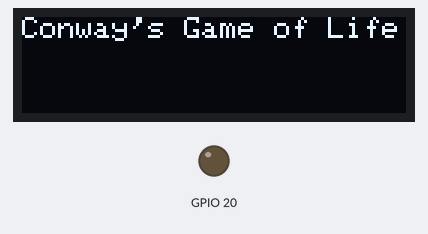
Simulated run of this program. Board: ESP32-S3. Parts: 128×32 one-colour display, output pins drawn as LEDs (lit = HIGH). Random numbers use the default seed unless the program sets one; what the program prints to the serial monitor is not drawn.

Above: at 0.1 s.

The program:

main.cpp
```cpp
#include <Arduino.h>
#include <Wire.h>
#include <Adafruit_GFX.h>
#include <Adafruit_SSD1306.h>
#include <stdlib.h>
#include <stdbool.h>
#include <matrix.h>

#define SCREEN_WIDTH 128
#define SCREEN_HEIGHT 32
#define OLED_RESET -1
#define SCREEN_ADDRESS 0x3C

Adafruit_SSD1306 display(SCREEN_WIDTH, SCREEN_HEIGHT, &Wire, OLED_RESET);
//bool (*MATRIXPRT)[MATRIX_K] = MATRIX;
//https://stackoverflow.com/questions/1052818/create-a-pointer-to-two-dimensional-array
//bool (*MATRIXPRT)[MATRIX_K];
//MATRIXPRT= (bool(*)[MATRIX_K]) malloc((MATRIX_J*MATRIX_K) * sizeof(bool));

void setup(){
  pinMode(20, OUTPUT);
  digitalWrite(20, LOW);
  Wire.begin(11,10);
  Serial.begin(9600);

  display.begin(SSD1306_SWITCHCAPVCC, SCREEN_ADDRESS);
  display.clearDisplay();
  display.setTextSize(1);
  display.setTextColor(WHITE);
  display.setCursor(0, 0);
  display.printf("Conway's Game of Life");
  display.display();
  delay(500);

  Serial.printf("\nlol\n");

  liveFill(MATRIX);
  printMatrix(MATRIX);
  display.clearDisplay();
  matrixDisplay(MATRIX, display);//Works here not in loop
  display.display();
  checkRules(MATRIX);
  printMatrix(MATRIX);
}


void loop(){
  /*
  checkRules(MATRIX);
  printArray(MATRIX);
  display.clearDisplay();
  for (int X = 0; X < MATRIX_J; X ++){
    for (int Y = 0; Y < MATRIX_K; Y++){
      display.drawPixel(X,Y,MATRIX[X][Y]);
    }
  }
  display.display();
  */
}
```

matrix.h
```cpp
#include <stdbool.h>
#include <Arduino.h>

// +2 to dodge boundaries limits
#define MATRIX_J (3 +2)
#define MATRIX_K (3 +2)

bool MATRIX[MATRIX_K][MATRIX_J];

// Func prototypes
int checkAdjacent (bool ARR[MATRIX_J][MATRIX_K],int INDEX_X, int INDEX_Y);
void povoateMatrix (bool MATRIX[MATRIX_J][MATRIX_K]);
void printArray( int* ARRAY, int ARRAY_LEN);

void checkRules (bool ARR[MATRIX_J][MATRIX_K]){
    for (int Y = 1; Y < MATRIX_K-1; Y ++){
        for (int X = 1; X < MATRIX_J-1; X++){
            int NEIGHBORS = checkAdjacent(ARR, X, Y);
            Serial.printf("   COORDS: %d, %d ;NEIB: %d\n", Y, X, NEIGHBORS);
            switch (NEIGHBORS){
            // Underpopulation
            case 0:
                ARR[Y][X] = false;
                break;
            case 1:
                ARR[Y][X] = false;
                break;
            // Good amount
            case 2:
                ARR[Y][X] = true;
                break;
            case 3:
                ARR[Y][X] = true;
                break;
            // Overpopulation
            default:
                ARR[Y][X] = false;
                break;
            }
        }
        Serial.printf("\n");
    }
    Serial.printf("---------------------\n");
}

// Try https://pastebin.com/A8h8D6eE
int checkAdjacent (bool ARR[MATRIX_J][MATRIX_K],int INDEX_X, int INDEX_Y){
    int ADJACENT_NUM = 0;
    // Long ass line
    int ADJACENT_LIST[9] = {ARR[INDEX_Y-1][INDEX_X-1], ARR[INDEX_Y-1][INDEX_X], ARR[INDEX_Y-1][INDEX_X+1],
                            ARR[INDEX_Y][INDEX_X-1],            0             , ARR[INDEX_Y][INDEX_X+1],
                            ARR[INDEX_Y+1][INDEX_X-1], ARR[INDEX_Y+1][INDEX_X], ARR[INDEX_Y+1][INDEX_X+1]};

    for (int NUM = 0; NUM < 9; NUM++){
        if (ADJACENT_LIST[NUM]){
            ADJACENT_NUM++;
        }
    }
    printArray(ADJACENT_LIST,9);
    return ADJACENT_NUM;
}

// Working function
void povoateMatrix (bool MATRIX[MATRIX_J][MATRIX_K]){
    for (int Y = 1; Y < MATRIX_K-1; Y ++){
        for (int X = 1; X < MATRIX_J-1; X++){
           MATRIX[Y][X] = rand() & 1;// random bool
        }
    }
}

void makePattern( bool ARR[MATRIX_J][MATRIX_K]){
    int INDEX_X = MATRIX_J /2;
    int INDEX_Y = MATRIX_K /2;
    ARR[INDEX_Y][INDEX_X-1] = true;
    ARR[INDEX_Y][INDEX_X] = true;
    ARR[INDEX_Y][INDEX_X+1] = true;
}

void liveFill(bool ARR[MATRIX_J][MATRIX_K]){
    for (int Y = 0; Y < MATRIX_K; Y ++){
        for (int X = 0; X < MATRIX_J; X++){
            if ((X == 0 || X == MATRIX_J-1) || (Y == 0 || Y == MATRIX_K-1)){
                MATRIX[Y][X] = false;
            }
            //else if (Y % 2 == 0 && X % 2 == 0){
            else{
                MATRIX[Y][X] = true;
            }
            //}
        }
    }
}

// Fuction not working, loop works outside function
void matrixDisplay( bool MATRIX[MATRIX_J][MATRIX_K],Adafruit_SSD1306 i2cDisplay){
    for (int Y = 1; Y < MATRIX_K-1; Y ++){
        for (int X = 1; X < MATRIX_J-1; X++){
      i2cDisplay.drawPixel(X,Y,MATRIX[Y][X]);
    }
  }
}

// Debugging
void printArray( int* ARRAY, int ARRAY_LEN){
    for (int X = 0; X < ARRAY_LEN; X ++){
        Serial.printf("%d", ARRAY[X]);
    //Serial.printf("\n-----------------------\n");
    }
}

// Debugging
void printMatrix (bool MATRIX[MATRIX_J][MATRIX_K]){
    for (int Y = 1; Y < MATRIX_K-1; Y ++){
        for (int X = 1; X < MATRIX_J-1; X++){
            Serial.printf("%d", MATRIX[Y][X]);
            }
        Serial.printf("\n");
        }
    Serial.printf("-----------------------\n");
}
```
